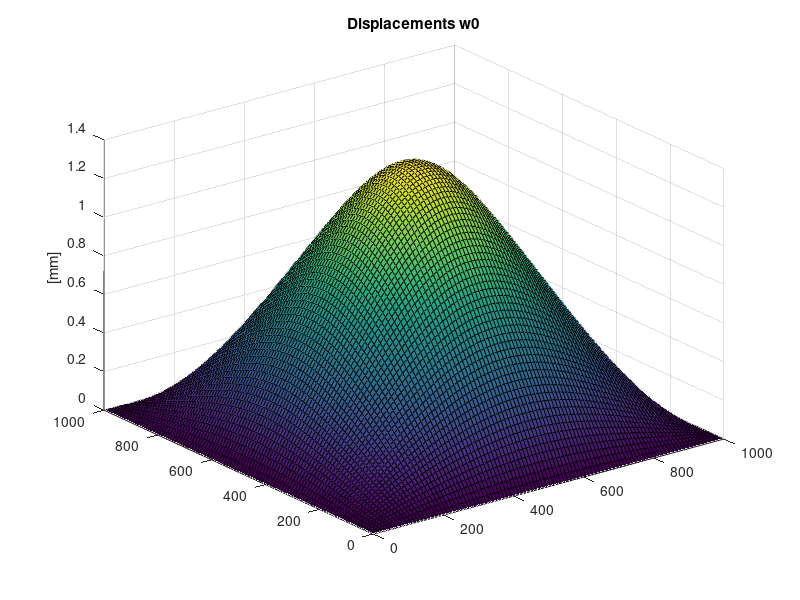
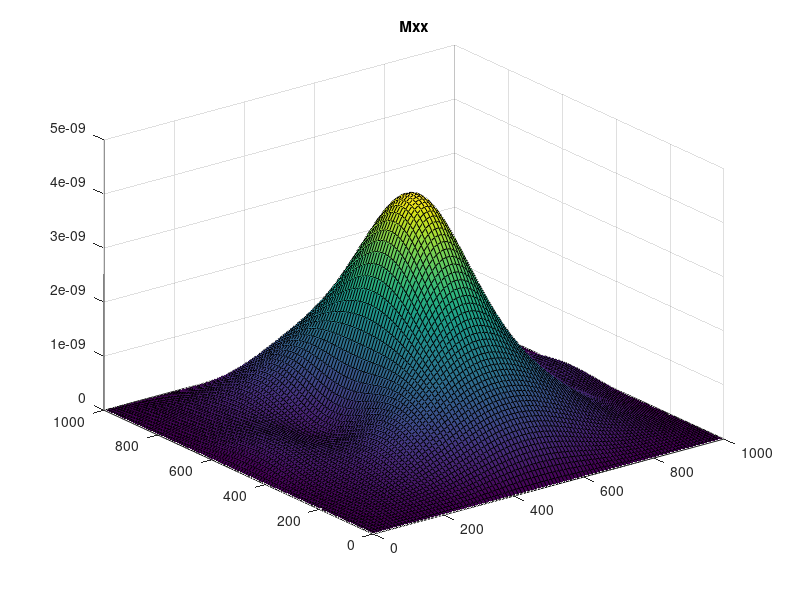
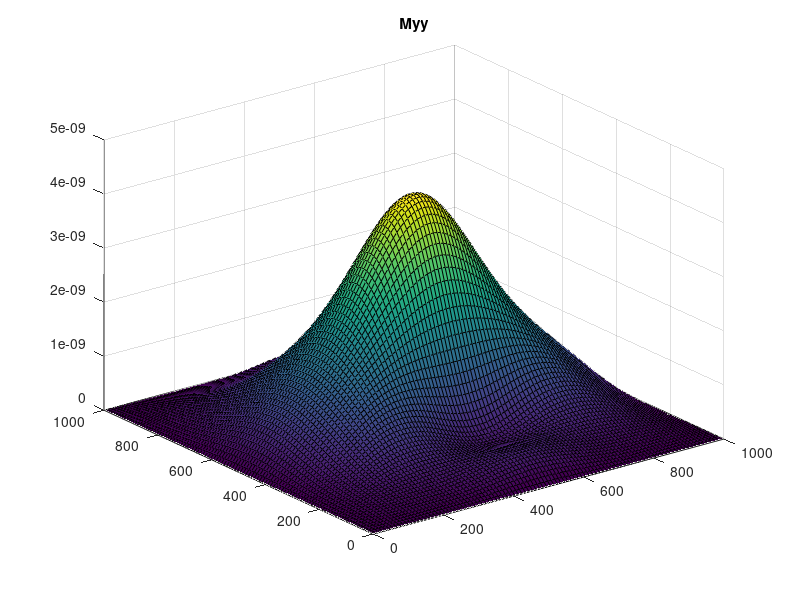
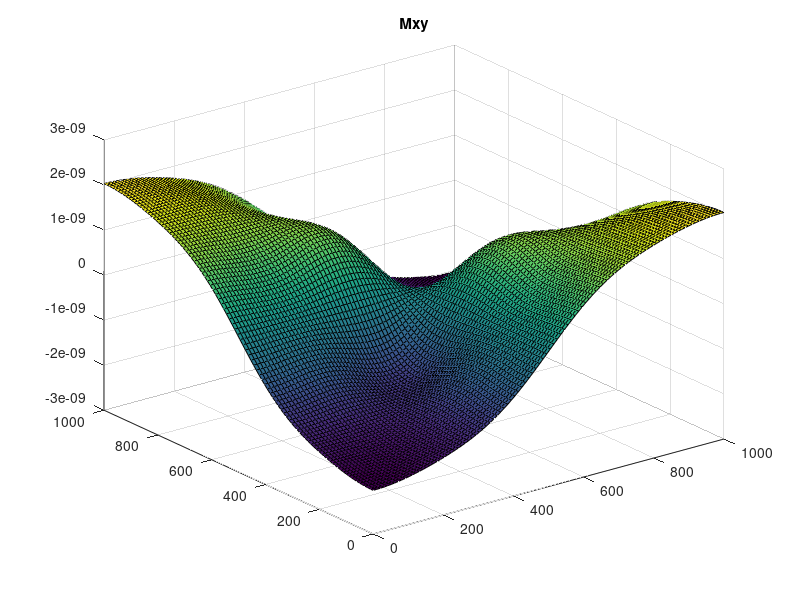

MATLAB code for these plots, in order:
%RITZ METHOD 

clear;clc; 

%Plate (dimensions and elastic properties)

a=1000;              %Dimensions a,b,t in millimeters
b=1000;
E=72000;
nu=0.3;
t=10;
I0=2.7*1e-9;
bcs='SSSS';

d=E.*t.^3./(12*(1-nu.^2));
D=[d,d*nu,0;d*nu,d,0;0,0,d*(1-nu)./2];

%Ritz (degree of freedom number and definition of c)

R=5;  %R number of trial functions in x and y

C=zeros(R*R,1);

%Loads (definition of external load)

load_type='concentrated';

switch load_type
    case 'uniform'
        p0=1e-3;
    case 'concentrated'
        p0=80*9.81;
        load_pos_x0=500;
        load_pos_y0=500;
end

%Trial definitions

%You can make different combinations changing x-y direction depending on
%what constraints you have. You should put into the code also the
%derivatives.

%You need define also a,i: length and index.

%I've already put b where it should be

switch  bcs
    case 'SSSS'
        phi=@(x,i) sin(i*pi*x/a);
        dphi=@(x,i) (i*pi/a)*cos(i*pi*x/a);
        ddphi=@(x,i) -(i*pi/a)^2*sin(i*pi*x/a);

        psi=@(x,i) sin(i*pi*x/b);
        dpsi=@(x,i) (i*pi/b)*cos(i*pi*x/b);
        ddpsi=@(x,i) -(i*pi/b)^2*sin(i*pi*x/b);

    case 'CCCC'
        phi=@(x,i) (x./a).^(i+3)-2.*(x./a).^(i+2)+(x./a).^(i+1);
        dphi=@(x,i) ((i+3)./a^(i+3)).*x.^(i+2)-2.*((i+2)/a^(i+2)).*x.^(i+1)+((i+1)/a.^(i+1)).*x.^(i);
        ddphi=@(x,i) ((i+3).*(i+2)./a^(i+3)).*x.^(i+1)-2.*((i+2).*(i+1)./a^(i+2)).*x.^(i)+...
            ((i+1).*i./a^(i+1)).*x.^(i-1);

        psi=@(x,i) (x./b).^(i+3)-2.*(x./b).^(i+2)+(x./b).^(i+1);
        dpsi=@(x,i) ((i+3)./b^(i+3)).*x.^(i+2)-2.*((i+2)/b^(i+2)).*x.^(i+1)+((i+1)/b.^(i+1)).*x.^(i);
        ddpsi=@(x,i) ((i+3).*(i+2)./b^(i+3)).*x.^(i+1)-2.*((i+2).*(i+1)./b^(i+2)).*x.^(i)+...
            ((i+1).*i./b^(i+1)).*x.^(i-1);
        
    case 'CFCF'
        %missing
    case 'CSCS'
        %missing
end

%IRITZ (definitions on Idirdir_kk)

%These values change only in dimensions with R,S

Ixx_00=zeros(R,R);
Ixx_02=zeros(R,R);
Ixx_11=zeros(R,R);
Ixx_20=zeros(R,R);
Ixx_22=zeros(R,R);
Iyy_00=zeros(R,R);
Iyy_02=zeros(R,R);
Iyy_11=zeros(R,R);
Iyy_20=zeros(R,R);
Iyy_22=zeros(R,R);
Jx=zeros(R,1);
Jy=zeros(R,1);     

%Evaluate integrals

for i=1:R
    for j=1:R
        Ixx_00(i,j)=integral(@(x) phi(x,i).*phi(x,j),0,a);
        Ixx_02(i,j)=integral(@(x) phi(x,i).*ddphi(x,j),0,a);
        Ixx_11(i,j)=integral(@(x) dphi(x,i).*dphi(x,j),0,a);
        Ixx_20(i,j)=integral(@(x) ddphi(x,i).*phi(x,j),0,a);
        Ixx_22(i,j)=integral(@(x) ddphi(x,i).*ddphi(x,j),0,a);
        Iyy_00(i,j)=integral(@(x) psi(x,i).*psi(x,j),0,b);
        Iyy_02(i,j)=integral(@(x) psi(x,i).*ddpsi(x,j),0,b);
        Iyy_11(i,j)=integral(@(x) dpsi(x,i).*dpsi(x,j),0,b);
        Iyy_20(i,j)=integral(@(x) ddpsi(x,i).*psi(x,j),0,b);
        Iyy_22(i,j)=integral(@(x) ddpsi(x,i).*ddpsi(x,j),0,b);
    end
end

for i=1:R
    switch load_type
       case 'uniform'
           Jx(i)=integral(@(x) phi(x,i),0,a);
           Jy(i)=integral(@(x) psi(x,i),0,b);        
       case 'concentrated'
           Jx(i)=phi(load_pos_x0,i);
           Jy(i)=psi(load_pos_y0,i); 
    end
end

%Build stiffness matrix and f vector

D11=D(1,1);
D12=D(1,2);
D22=D(2,2);
D66=D(3,3);

K=D11*kron(Ixx_22,Iyy_00)+D12*(kron(Ixx_20,Iyy_02)+kron(Ixx_02,Iyy_20))+...
    D22*kron(Ixx_00,Iyy_22)+...
    4*D66*kron(Ixx_11,Iyy_11);

f=p0*kron(Jx,Jy);

%Solution of the linear system

C=K\f;

%Plot of the solutions

vecx=linspace(0,a,100);
vecy=linspace(0,b,100);

[X,Y]=meshgrid(vecx,vecy);

%Displacements 

w0=zeros(length(b),length(a));
w=0;
ind=1;

for k=1:length(vecx)
    for z=1:length(vecy)
       posx=vecx(k);
       posy=vecy(z);

       for i=1:R
           for j=1:R
               w=w+C(ind).*phi(posx,i).*psi(posy,j);
               ind=ind+1;
           end
       end

       w0(z,k)=w;
       w=0;
       ind=1;
    end
end


figure(1);
surf(X,Y,w0);
title('Displacements w0');
zlabel('[mm]');


%Mxx

w0xx=zeros(length(b),length(a));
wxx=0;
ind=1;

for k=1:length(vecx)
    for z=1:length(vecy)
       posx=vecx(k);
       posy=vecy(z);

       for i=1:R
           for j=1:R
               wxx=wxx+C(ind).*ddphi(posx,i).*psi(posy,j);
               ind=ind+1;
           end
       end

       w0xx(z,k)=wxx;
       wxx=0;
       ind=1;
    end
end


figure(2);
surf(X,Y,-w0xx.*E.*I0);
title('Mxx');


%Mxx

w0yy=zeros(length(b),length(a));
wyy=0;
ind=1;

for k=1:length(vecx)
    for z=1:length(vecy)
       posx=vecx(k);
       posy=vecy(z);

       for i=1:R
           for j=1:R
               wyy=wyy+C(ind).*phi(posx,i).*ddpsi(posy,j);
               ind=ind+1;
           end
       end

       w0yy(z,k)=wyy;
       wyy=0;
       ind=1;
    end
end


figure(3);
surf(X,Y,-w0yy.*E.*I0);
title('Myy');

%Mxy

w0xy=zeros(length(b),length(a));
wxy=0;
ind=1;

for k=1:length(vecx)
    for z=1:length(vecy)
       posx=vecx(k);
       posy=vecy(z);

       for i=1:R
           for j=1:R
               wxy=wxy+C(ind).*dphi(posx,i).*dpsi(posy,j);
               ind=ind+1;
           end
       end

       w0xy(z,k)=wxy;
       wxy=0;
       ind=1;
    end
end


figure(4);
surf(X,Y,-w0xy.*E.*I0);
title('Mxy');




